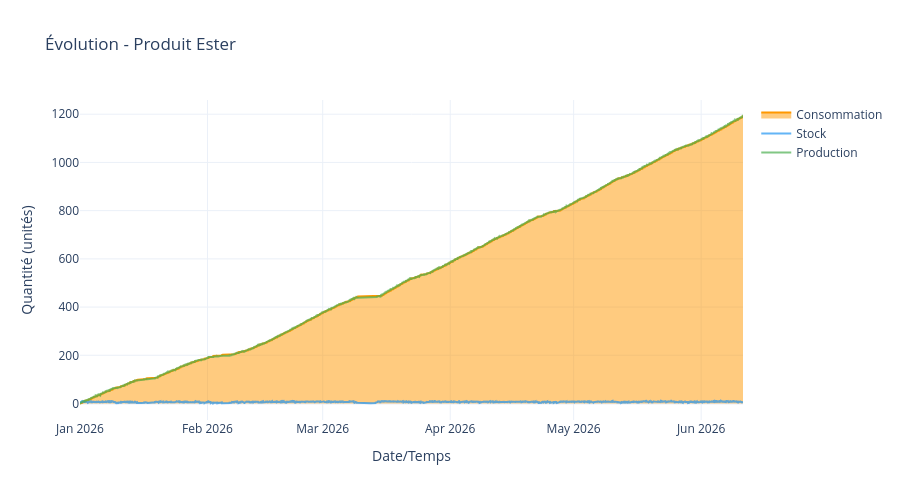

The notebook cell saved with this chart:
### Code cell
# Voir l'évolution temporelle d'un produit
dashboard.afficher_bilan_produit('Ester')

### Figure 1 — Plotly figure (JSON) as saved in the notebook; plotly's stock layout.template omitted (floating-point values rounded to 4 significant figures; data arrays with more than 128 entries replaced by an {"elided": "..."} marker saying what was removed)
{"data": [{"fill": "tozeroy", "line": {"color": "#FF9800", "width": 2}, "mode": "lines", "name": "Consommation", "opacity": 0.7, "type": "scatter", "x": {"elided": "23154 str values"}, "y": {"elided": "23154 float values"}}, {"line": {"color": "#2196F3", "width": 2}, "mode": "lines", "name": "Stock", "opacity": 0.7, "type": "scatter", "x": {"elided": "23154 str values"}, "y": {"elided": "23154 float values"}}, {"line": {"color": "#4CAF50", "width": 2}, "mode": "lines", "name": "Production", "opacity": 0.7, "type": "scatter", "x": {"elided": "23154 str values"}, "y": {"elided": "23154 float values"}}], "layout": {"height": 500, "hovermode": "x unified", "title": {"text": "Évolution - Produit Ester"}, "xaxis": {"anchor": "y", "domain": [0, 1], "title": {"text": "Date/Temps"}}, "yaxis": {"anchor": "x", "domain": [0, 1], "title": {"text": "Quantité (unités)"}}}}
